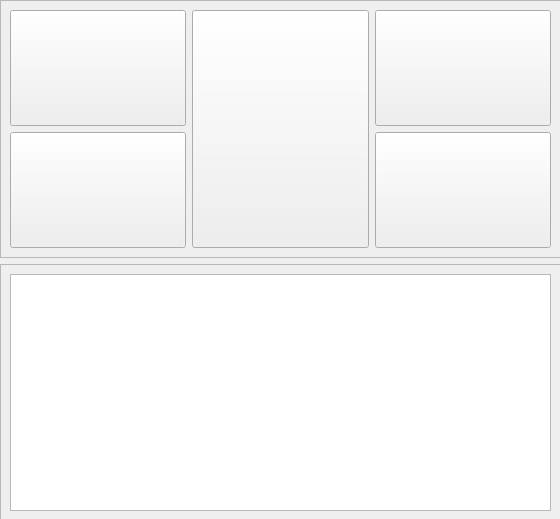
<?xml version="1.0" encoding="UTF-8"?>
<ui version="4.0">
 <class>device</class>
 <widget class="QWidget" name="device">
  <property name="geometry">
   <rect>
    <x>0</x>
    <y>0</y>
    <width>560</width>
    <height>519</height>
   </rect>
  </property>
  <property name="sizePolicy">
   <sizepolicy hsizetype="Minimum" vsizetype="Minimum">
    <horstretch>0</horstretch>
    <verstretch>0</verstretch>
   </sizepolicy>
  </property>
  <property name="minimumSize">
   <size>
    <width>200</width>
    <height>200</height>
   </size>
  </property>
  <property name="cursor">
   <cursorShape>ArrowCursor</cursorShape>
  </property>
  <property name="focusPolicy">
   <enum>Qt::ClickFocus</enum>
  </property>
  <property name="windowTitle">
   <string>Form</string>
  </property>
  <widget class="QWidget" name="paneldevice" native="true">
   <property name="geometry">
    <rect>
     <x>0</x>
     <y>0</y>
     <width>561</width>
     <height>521</height>
    </rect>
   </property>
   <property name="sizePolicy">
    <sizepolicy hsizetype="Expanding" vsizetype="Expanding">
     <horstretch>0</horstretch>
     <verstretch>0</verstretch>
    </sizepolicy>
   </property>
   <layout class="QGridLayout" name="gridLayout">
    <item row="1" column="1">
     <widget class="QScrollArea" name="scrolltexto">
      <property name="sizePolicy">
       <sizepolicy hsizetype="Minimum" vsizetype="Minimum">
        <horstretch>0</horstretch>
        <verstretch>0</verstretch>
       </sizepolicy>
      </property>
      <property name="widgetResizable">
       <bool>true</bool>
      </property>
      <widget class="QWidget" name="scrollAreaWidgetContents_3">
       <property name="geometry">
        <rect>
         <x>0</x>
         <y>0</y>
         <width>541</width>
         <height>246</height>
        </rect>
       </property>
       <property name="sizePolicy">
        <sizepolicy hsizetype="Minimum" vsizetype="Minimum">
         <horstretch>0</horstretch>
         <verstretch>0</verstretch>
        </sizepolicy>
       </property>
       <property name="cursor">
        <cursorShape>IBeamCursor</cursorShape>
       </property>
       <layout class="QHBoxLayout" name="horizontalLayout_3">
        <item>
         <widget class="QTextBrowser" name="texto_3">
          <property name="cursor" stdset="0">
           <cursorShape>IBeamCursor</cursorShape>
          </property>
         </widget>
        </item>
       </layout>
      </widget>
     </widget>
    </item>
    <item row="0" column="1">
     <widget class="QScrollArea" name="scrollArea_2">
      <property name="sizePolicy">
       <sizepolicy hsizetype="Minimum" vsizetype="Minimum">
        <horstretch>0</horstretch>
        <verstretch>0</verstretch>
       </sizepolicy>
      </property>
      <property name="widgetResizable">
       <bool>true</bool>
      </property>
      <widget class="QWidget" name="dibujo_3">
       <property name="geometry">
        <rect>
         <x>0</x>
         <y>0</y>
         <width>541</width>
         <height>247</height>
        </rect>
       </property>
       <property name="sizePolicy">
        <sizepolicy hsizetype="Minimum" vsizetype="Minimum">
         <horstretch>0</horstretch>
         <verstretch>0</verstretch>
        </sizepolicy>
       </property>
       <layout class="QGridLayout" name="gridLayout_4">
        <item row="1" column="0" rowspan="2">
         <widget class="QPushButton" name="pushButton_12">
          <property name="sizePolicy">
           <sizepolicy hsizetype="Minimum" vsizetype="Minimum">
            <horstretch>0</horstretch>
            <verstretch>0</verstretch>
           </sizepolicy>
          </property>
          <property name="cursor">
           <cursorShape>PointingHandCursor</cursorShape>
          </property>
          <property name="styleSheet">
           <string notr="true">
image: url(:/Images/lentecuadrada.png);</string>
          </property>
          <property name="text">
           <string/>
          </property>
         </widget>
        </item>
        <item row="3" column="0" rowspan="2">
         <widget class="QPushButton" name="pushButton_13">
          <property name="sizePolicy">
           <sizepolicy hsizetype="Minimum" vsizetype="Minimum">
            <horstretch>0</horstretch>
            <verstretch>0</verstretch>
           </sizepolicy>
          </property>
          <property name="cursor">
           <cursorShape>PointingHandCursor</cursorShape>
          </property>
          <property name="styleSheet">
           <string notr="true">image: url(:/Images/lentecuadrada.png);</string>
          </property>
          <property name="text">
           <string/>
          </property>
         </widget>
        </item>
        <item row="1" column="2" rowspan="2">
         <widget class="QPushButton" name="pushButton_16">
          <property name="sizePolicy">
           <sizepolicy hsizetype="Minimum" vsizetype="Minimum">
            <horstretch>0</horstretch>
            <verstretch>0</verstretch>
           </sizepolicy>
          </property>
          <property name="cursor">
           <cursorShape>PointingHandCursor</cursorShape>
          </property>
          <property name="styleSheet">
           <string notr="true">image: url(:/Images/lentecuadrada.png);</string>
          </property>
          <property name="text">
           <string/>
          </property>
         </widget>
        </item>
        <item row="3" column="2" rowspan="2">
         <widget class="QPushButton" name="pushButton_14">
          <property name="sizePolicy">
           <sizepolicy hsizetype="Minimum" vsizetype="Minimum">
            <horstretch>0</horstretch>
            <verstretch>0</verstretch>
           </sizepolicy>
          </property>
          <property name="cursor">
           <cursorShape>PointingHandCursor</cursorShape>
          </property>
          <property name="styleSheet">
           <string notr="true">image: url(:/Images/lentecuadrada.png);</string>
          </property>
          <property name="text">
           <string/>
          </property>
         </widget>
        </item>
        <item row="1" column="1" rowspan="4">
         <widget class="QPushButton" name="pushButton_15">
          <property name="sizePolicy">
           <sizepolicy hsizetype="Minimum" vsizetype="Minimum">
            <horstretch>0</horstretch>
            <verstretch>0</verstretch>
           </sizepolicy>
          </property>
          <property name="cursor">
           <cursorShape>PointingHandCursor</cursorShape>
          </property>
          <property name="styleSheet">
           <string notr="true">image: url(:/Images/Monturacuadrada.png);</string>
          </property>
          <property name="text">
           <string/>
          </property>
         </widget>
        </item>
       </layout>
      </widget>
     </widget>
    </item>
   </layout>
  </widget>
 </widget>
 <resources/>
 <connections/>
</ui>
